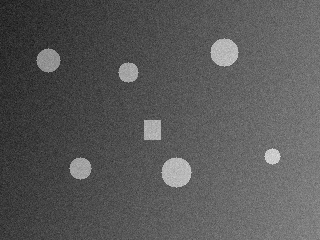
#> input picture labs/samples/01_objects_uneven_light.png, 320 x 240 px
$ python lab01_normalization.py --image samples/01_objects_uneven_light.png
#> lines starting #> are read from the running program, lines starting #| are printed output that depends on the picture; after the words box and inside, x2 and y2 are one past the last pixel; in counts of white or black regions, pixels touching at a corner belong together
### labs/common.py
"""Общие утилиты: ввод, шум, метрики, тестовые изображения, графики."""
import argparse
import os
import time

import cv2
import matplotlib
import numpy as np

matplotlib.use("Agg")
import matplotlib.pyplot as plt  # noqa: E402


def load(path, color=False):
    """Загрузить изображение (ошибка, если файла нет или он не читается)."""
    if not os.path.isfile(path):
        raise FileNotFoundError(f"Файл не найден: {path}")
    img = cv2.imread(path, cv2.IMREAD_COLOR if color else cv2.IMREAD_GRAYSCALE)
    if img is None:
        raise ValueError(f"Не удалось прочитать: {path}")
    return img


def check(img):
    """Проверить, что вход -- непустое 2D-изображение uint8."""
    if not isinstance(img, np.ndarray) or img.ndim != 2 or img.size == 0 or img.dtype != np.uint8:
        raise ValueError("Нужно непустое 2D-изображение uint8")


def parse(doc, extra=()):
    """Аргументы: --image (иначе демо), --out; extra -- список (имя, kwargs)."""
    p = argparse.ArgumentParser(description=doc)
    p.add_argument("--image", help="путь к изображению (иначе демо-данные)")
    p.add_argument("--out", default="out", help="папка для графиков")
    for name, kw in extra:
        p.add_argument(name, **kw)
    return p.parse_args()


def ms(func, *args, repeat=3):
    """Лучшее время func(*args) в миллисекундах."""
    best = float("inf")
    for _ in range(repeat):
        t0 = time.perf_counter()
        func(*args)
        best = min(best, time.perf_counter() - t0)
    return best * 1e3


# [34 lines left out: functions psnr, iou, f1, gauss, salt_pepper, not called in this run]


def windows(img, k):
    """Окна k x k вокруг каждого пикселя, форма (H, W, k, k); края -- reflect."""
    return np.lib.stride_tricks.sliding_window_view(np.pad(img, k // 2, mode="reflect"), (k, k))


# [39 lines left out: functions demo_objects, demo_lines, demo_text, demo_regions, not called in this run]


def grid(items, out, name, ncols=3):
    """Сохранить subplot из пар (изображение, заголовок); 3 канала = BGR."""
    nrows = -(-len(items) // ncols)
    fig, axes = plt.subplots(nrows, ncols, figsize=(3.2 * ncols, 3.2 * nrows), squeeze=False)
    for ax in axes.ravel():
        ax.axis("off")
    for ax, (img, title) in zip(axes.ravel(), items):
        img = img.astype(np.uint8) * 255 if img.dtype == bool else img
        ax.imshow(cv2.cvtColor(img, cv2.COLOR_BGR2RGB) if img.ndim == 3 else img,
                  cmap="gray", vmin=0, vmax=255 if img.dtype == np.uint8 else None)
        ax.set_title(title, fontsize=9)
    save(fig, out, name)


# [7 lines left out: function plot, not called in this run]


def save(fig, out, name):
    """Сохранить фигуру в out/name и закрыть."""
    os.makedirs(out, exist_ok=True)
    fig.tight_layout()
    fig.savefig(os.path.join(out, name), dpi=100)
    plt.close(fig)

### labs/lab01_normalization.py
"""Лаба 1. Яркостная нормализация: LUT[i] = 255 * (i - Imin) / (Imax - Imin)."""
import cv2
import numpy as np

import common


def make_lut(lo, hi):
    """LUT растяжения [lo, hi] -> [0, 255]; при hi <= lo -- тождественная."""
    if hi <= lo:
        return np.arange(256, dtype=np.uint8)
    # float64: (i - lo) * 255 в uint8 переполнилось бы; rint, а не усечение
    return np.clip(np.rint(255.0 * (np.arange(256) - lo) / (hi - lo)), 0, 255).astype(np.uint8)


def normalize(gray, lo=None, hi=None):
    """Нормализация по min/max изображения (или заданным lo, hi)."""
    common.check(gray)
    lo = gray.min() if lo is None else lo
    hi = gray.max() if hi is None else hi
    return make_lut(int(lo), int(hi))[gray]


def normalize_robust(gray, low=1, high=99):
    """Границы по перцентилям: выброс не задаёт Imax (хвосты насыщаются)."""
    lo, hi = np.percentile(gray, [low, high])
    return normalize(gray, round(lo), round(hi))


def normalize_color(bgr):
    """Нормализация яркости V в HSV: цветовой баланс не меняется."""
    hsv = cv2.cvtColor(bgr, cv2.COLOR_BGR2HSV)
    hsv[..., 2] = normalize(np.ascontiguousarray(hsv[..., 2]))
    return cv2.cvtColor(hsv, cv2.COLOR_HSV2BGR)


def main():
    args = common.parse(__doc__)
    if args.image:
        gray = common.load(args.image)
#> in load, img is the input picture: shape (240, 320); min 20, max 223, mean 88.4
    else:
        gray = (common.demo_objects()[0] * 0.3 + 90).astype(np.uint8)
    mine = normalize(gray)
#> in normalize, `lo = gray.min() if lo is None else lo`: lo = 20
#> in normalize, `hi = gray.max() if hi is None else hi`: hi = 223
    ref = cv2.normalize(gray, None, 0, 255, cv2.NORM_MINMAX)
    print("max|diff| с cv2.normalize:", np.abs(mine.astype(int) - ref).max())
#| max|diff| с cv2.normalize: 0
    print(f"время: наш {common.ms(normalize, gray):.3f} мс, cv2 {common.ms(cv2.normalize, gray, None, 0, 255, cv2.NORM_MINMAX):.3f} мс")
#| время: наш 1.031 мс, cv2 0.044 мс
    noisy = gray.copy()
    noisy[0, 0] = 255  # один выброс
#> noisy: shape (240, 320); under 0.01% of pixels changed, all inside (x1, y1, x2, y2) = (0, 0, 1, 1)
    print(f"std: чистое {mine.std():.1f}, с выбросом {normalize(noisy).std():.1f}, "
          f"перцентили {normalize_robust(noisy).std():.1f}")
#> in normalize_robust, `lo, hi = np.percentile(gray, [low, high])`: lo = 39; hi = 185
#> in normalize (call 6), `lo = gray.min() if lo is None else lo`: lo = 39
#> in normalize (call 6), `hi = gray.max() if hi is None else hi`: hi = 185
#> in normalize (call 6), `return make_lut(int(lo), int(hi))[gray]`:
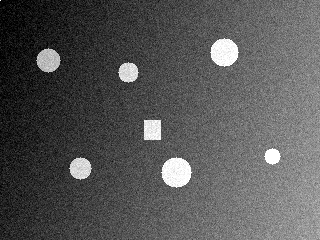
#> returned value: shape (240, 320); min 0, max 255, mean 86.1
#| std: чистое 35.5, с выбросом 30.6, перцентили 48.6
    common.grid([(gray, "исходное"), (mine, "нормализация"), (noisy, "+выброс 255"),
                 (normalize(noisy), "нормализация (выброс)"), (normalize_robust(noisy), "перцентили")],
                args.out, "lab01.png")
#> in grid, `nrows = -(-len(items) // ncols)`: nrows = 2
#> the loop in grid, `for ax in axes.ravel():` made 6 passes
#> the loop in grid, `for ax, (img, title) in zip(axes.ravel(), items):` made 5 passes
#> title on passes 1 to 5: 'исходное', 'нормализация', '+выброс 255', 'нормализация (выброс)', 'перцентили'
#> in save, `fig.savefig(os.path.join(out, name), dpi=100)`:
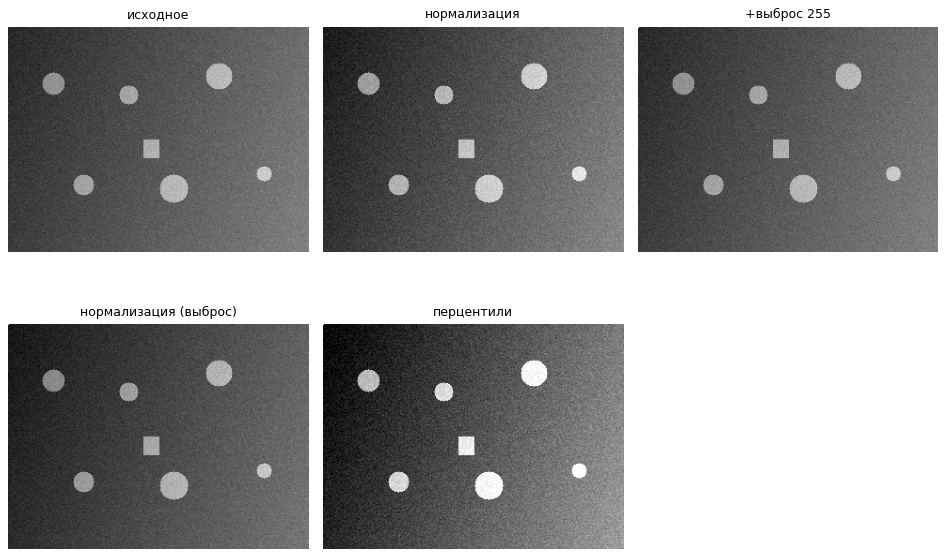
#> figure drawn by matplotlib, 5 panels


if __name__ == "__main__":
    main()

$ run again, on labs/samples/07_three_regions.png
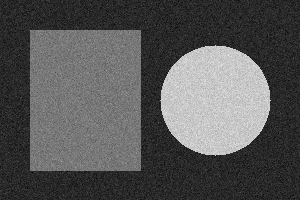
#> input picture labs/samples/07_three_regions.png, 300 x 200 px
#> in load, img is the input picture: shape (200, 300); min 0, max 236, mean 86.1
#> in normalize, `lo = gray.min() if lo is None else lo`: lo = 0
#> in normalize, `hi = gray.max() if hi is None else hi`: hi = 236
#| max|diff| с cv2.normalize: 0
#| время: наш 0.797 мс, cv2 0.035 мс
#> noisy: shape (200, 300); under 0.01% of pixels changed, all inside (x1, y1, x2, y2) = (0, 0, 1, 1)
#> in normalize_robust, `lo, hi = np.percentile(gray, [low, high])`: lo = 19; hi = 215
#> in normalize (call 6), `lo = gray.min() if lo is None else lo`: lo = 19
#> in normalize (call 6), `hi = gray.max() if hi is None else hi`: hi = 215
#> in normalize (call 6), `return make_lut(int(lo), int(hi))[gray]`:
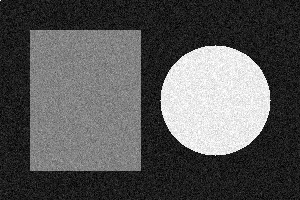
#> returned value: shape (200, 300); min 0, max 255, mean 87.4
#| std: чистое 65.6, с выбросом 60.7, перцентили 78.8
#> nrows = 2
#> the loop in grid, `for ax in axes.ravel():` made 6 passes
#> the loop in grid, `for ax, (img, title) in zip(axes.ravel(), items):` made 5 passes
#> title on passes 1 to 5: 'исходное', 'нормализация', '+выброс 255', 'нормализация (выброс)', 'перцентили'
